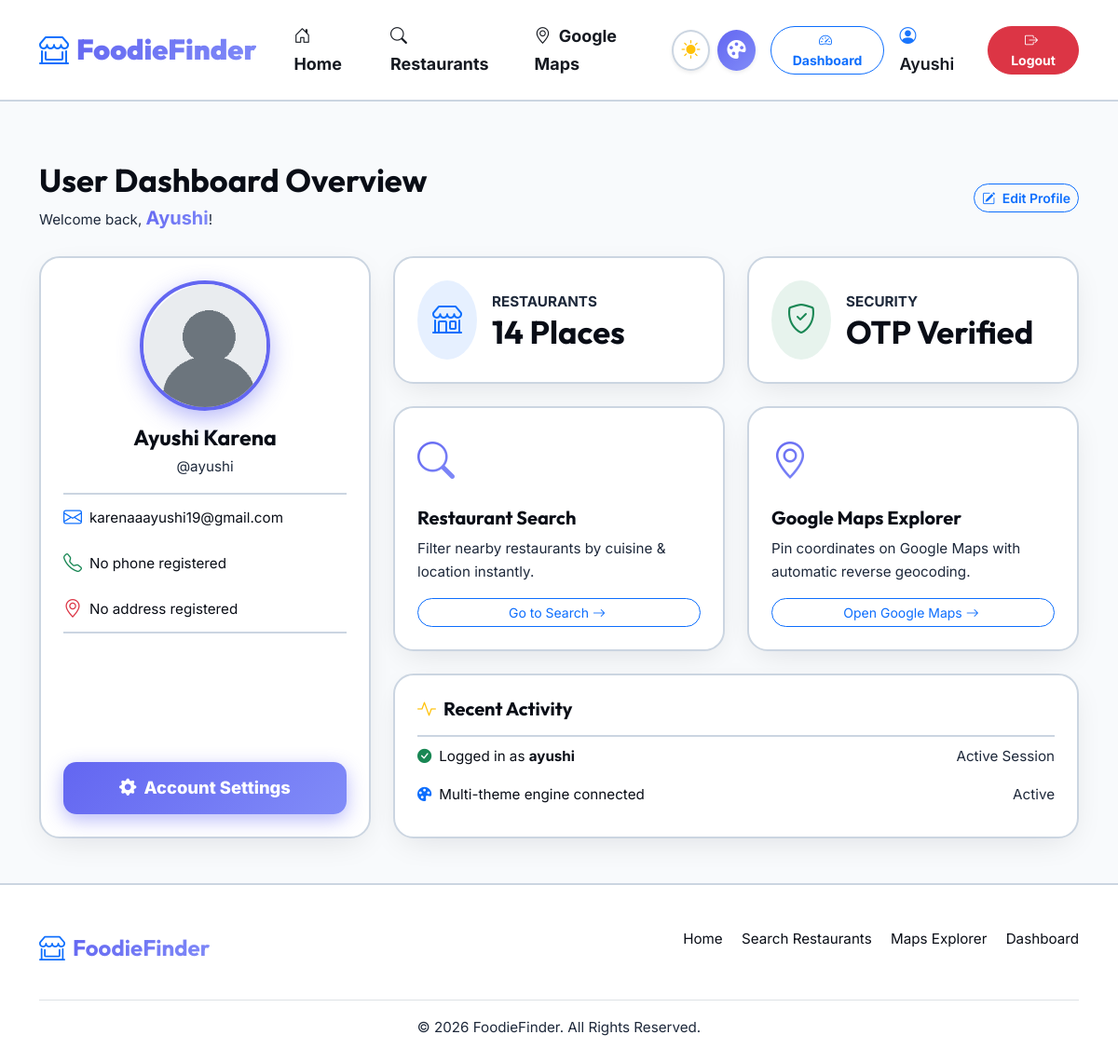
The page /dashboard/ (signed in) on the database its author committed.
### restaurants/models.py (models this page shows, shortened)
class UserProfile(models.Model):
    user = models.OneToOneField(User, on_delete=models.CASCADE, related_name='profile')
    phone = models.CharField(max_length=15, blank=True, default='')
    address = models.TextField(blank=True, default='')
    profile_picture = models.ImageField(upload_to='profile_pics/', default='profile_pics/default_profile.png', blank=True, null=True)

### restaurants/views.py (the view)
# urls.py: path('dashboard/', views.dashboard_view, name='dashboard'),
@login_required
def dashboard_view(request):
    user_profile, created = UserProfile.objects.get_or_create(user=request.user)
    total_restaurants = Restaurant.objects.count()
    context = {
        'user_profile': user_profile,
        'total_restaurants': total_restaurants,
    }
    return render(request, 'dashboard.html', context)

### templates/dashboard.html (shortened to what this page needs)
{% extends 'base.html' %}
{% load static %}
{% block content %}
<section class="container my-5 animate-fade-in">
    <div class="d-flex flex-column flex-md-row justify-content-between align-items-md-center mb-4 gap-3">
        <div>
            <h1 class="h2 fw-bold mb-1">User Dashboard Overview</h1>
            <p class="small text-muted mb-0">Welcome back, <strong class="gradient-text fs-5">{{ user.first_name|default:user.username }}</strong>!</p>
        </div>
        <a href="{% url 'profile' %}" class="btn btn-outline-primary rounded-pill btn-sm fw-semibold">
            <i class="bi bi-pencil-square me-1"></i> Edit Profile
        </a>
    </div>
    <div class="row g-4">
        <div class="col-lg-4">
            <div class="card custom-card p-4 text-center h-100">
                <div class="profile-avatar-container">
                    {% if user_profile.profile_picture %}
                        <img src="{{ user_profile.profile_picture.url }}" alt="User Profile Picture" class="profile-avatar">
                    {% else %}
                        <img src="{% static 'images/default_profile.png' %}" alt="Default Avatar" class="profile-avatar">
                    {% endif %}
                </div>
                <h2 class="h4 fw-bold mb-1">{{ user.get_full_name|default:user.username }}</h2>
                <p class="small text-muted mb-3">@{{ user.username }}</p>
                <ul class="list-group list-group-flush text-start small mb-4">
                    <li class="list-group-item bg-transparent px-0 border-0 d-flex align-items-center">
                        <i class="bi bi-envelope text-primary me-2 fs-5"></i>
                        <span>{{ user.email|default:"No email registered" }}</span>
                    </li>
                    <li class="list-group-item bg-transparent px-0 border-0 d-flex align-items-center">
                        <i class="bi bi-telephone text-success me-2 fs-5"></i>
                        <span>{{ user_profile.phone|default:"No phone registered" }}</span>
                    </li>
                    <li class="list-group-item bg-transparent px-0 border-0 d-flex align-items-center">
                        <i class="bi bi-geo-alt text-danger me-2 fs-5"></i>
                        <span>{{ user_profile.address|default:"No address registered" }}</span>
                    </li>
                </ul>
                <a href="{% url 'profile' %}" class="btn btn-primary-gradient w-100 mt-auto">
                    <i class="bi bi-gear-fill me-1"></i> Account Settings
                </a>
            </div>
        </div>
        <div class="col-lg-8">
            <div class="row g-4">
                <div class="col-md-6">
                    <div class="card custom-card p-4">
                        <div class="d-flex align-items-center">
                            <div class="p-3 rounded-circle bg-primary bg-opacity-10 text-primary me-3">
                                <i class="bi bi-shop fs-2"></i>
                            </div>
                            <div>
                                <span class="small text-muted fw-bold d-block text-uppercase">RESTAURANTS</span>
                                <h3 class="h2 fw-bold mb-0">{{ total_restaurants }} Places</h3>
                            </div>
                        </div>
                    </div>
                </div>
                <div class="col-md-6">
                    <div class="card custom-card p-4">
                        <div class="d-flex align-items-center">
                            <div class="p-3 rounded-circle bg-success bg-opacity-10 text-success me-3">
                                <i class="bi bi-shield-check fs-2"></i>
                            </div>
                            <div>
                                <span class="small text-muted fw-bold d-block text-uppercase">SECURITY</span>
                                <h3 class="h2 fw-bold mb-0">OTP Verified</h3>
                            </div>
                        </div>
                    </div>
                </div>
                <div class="col-md-6">
                    <div class="card custom-card h-100 p-4">
                        <div class="text-primary mb-3">
                            <i class="bi bi-search fs-1 gradient-text"></i>
                        </div>
                        <h3 class="h5 fw-bold">Restaurant Search</h3>
                        <p class="small text-muted">Filter nearby restaurants by cuisine & location instantly.</p>
                        <a href="{% url 'restaurant_search' %}" class="btn btn-outline-primary btn-sm rounded-pill mt-auto">
                            Go to Search <i class="bi bi-arrow-right me-1"></i>
                        </a>
                    </div>
                </div>
                <div class="col-md-6">
                    <div class="card custom-card h-100 p-4">
                        <div class="text-danger mb-3">
                            <i class="bi bi-geo-alt fs-1 gradient-text"></i>
                        </div>
                        <h3 class="h5 fw-bold">Google Maps Explorer</h3>
                        <p class="small text-muted">Pin coordinates on Google Maps with automatic reverse geocoding.</p>
                        <a href="{% url 'map' %}" class="btn btn-outline-primary btn-sm rounded-pill mt-auto">
                            Open Google Maps <i class="bi bi-arrow-right me-1"></i>
                        </a>
                    </div>
                </div>
                <div class="col-12">
                    <div class="card custom-card p-4">
                        <h3 class="h5 fw-bold mb-3"><i class="bi bi-activity text-warning me-2"></i>Recent Activity</h3>
                        <ul class="list-group list-group-flush small bg-transparent">
                            <li class="list-group-item bg-transparent border-0 d-flex justify-content-between align-items-center px-0">
                                <span><i class="bi bi-check-circle-fill text-success me-2"></i>Logged in as <strong>{{ user.username }}</strong></span>
                                <span class="text-muted">Active Session</span>
                            </li>
                            <li class="list-group-item bg-transparent border-0 d-flex justify-content-between align-items-center px-0">
                                <span><i class="bi bi-palette-fill text-primary me-2"></i>Multi-theme engine connected</span>
                                <span class="text-muted">Active</span>
                            </li>
                        </ul>
                    </div>
                </div>
            </div>
        </div>
    </div>
</section>
{% endblock %}

### templates/base.html (shortened to what this page needs)
{% load static %}
<!DOCTYPE html>
<html lang="en" data-theme="light">
<head>
    <link href="https://cdn.jsdelivr.net/npm/bootstrap@5.3.0/dist/css/bootstrap.min.css" rel="stylesheet">
    <link rel="stylesheet" href="https://cdn.jsdelivr.net/npm/bootstrap-icons@1.10.5/font/bootstrap-icons.css">
    <link rel="stylesheet" href="{% static 'css/style.css' %}">
</head>
<body>
    {% include 'navbar.html' %}
    <main id="main-content">
        {% block content %}
        {% endblock %}
    </main>
    {% include 'footer.html' %}
</body>
</html>

### templates/navbar.html (shortened to what this page needs)
<header class="sticky-top">
    <nav class="navbar navbar-expand-lg navbar-custom py-3" aria-label="Main Navigation">
        <div class="container">
            <a class="navbar-brand d-flex align-items-center me-4" href="{% url 'home' %}">
                <i class="bi bi-shop-window text-primary me-2 fs-2"></i>
                <span class="gradient-text">FoodieFinder</span>
            </a>
            <div class="collapse navbar-collapse" id="navbarMain">
                <ul class="navbar-nav me-auto mb-2 mb-lg-0 fw-semibold">
                    <li class="nav-item">
                        <a class="nav-link px-3" href="{% url 'home' %}"><i class="bi bi-house-door me-1"></i> Home</a>
                    </li>
                    <li class="nav-item">
                        <a class="nav-link px-3" href="{% url 'restaurant_search' %}"><i class="bi bi-search me-1"></i> Restaurants</a>
                    </li>
                    <li class="nav-item">
                        <a class="nav-link px-3" href="{% url 'map' %}"><i class="bi bi-geo-alt me-1"></i> Google Maps</a>
                    </li>
                </ul>
                <div class="d-flex align-items-center gap-2">
                    <button id="bg-toggle-btn" class="btn btn-bg-toggle shadow-sm" type="button" title="Toggle Light / Black Background">
                        <i id="bg-mode-icon" class="bi bi-sun-fill text-warning fs-5"></i>
                    </button>
                    <button id="palette-toggle-btn" class="btn btn-palette-toggle shadow-sm" type="button" title="Cycle Color Theme Accents">
                        <i id="palette-btn-icon" class="bi bi-palette-fill fs-5"></i>
                    </button>
                    {% if user.is_authenticated %}
                        <a class="btn btn-sm btn-outline-primary rounded-pill px-3 fw-bold ms-2" href="{% url 'dashboard' %}">
                            <i class="bi bi-speedometer2 me-1"></i> Dashboard
                        </a>
                        <a class="nav-link fw-semibold px-2" href="{% url 'profile' %}">
                            <i class="bi bi-person-circle me-1 text-primary"></i> {{ user.first_name|default:user.username }}
                        </a>
                        <a class="btn btn-danger btn-sm rounded-pill px-3 fw-bold" href="{% url 'logout' %}">
                            <i class="bi bi-box-arrow-right me-1"></i> Logout
                        </a>
                    {% else %}
                        <a class="nav-link fw-semibold ms-2" href="{% url 'login' %}">Log In</a>
                        <a class="btn btn-primary-gradient btn-sm rounded-pill px-4" href="{% url 'register' %}">
                            <i class="bi bi-person-plus me-1"></i> Get Started
                        </a>
                    {% endif %}
                </div>
            </div>
        </div>
    </nav>
</header>

### templates/footer.html
<footer class="custom-footer mt-auto">
    <div class="container">
        <div class="row g-4 mb-4">
            <div class="col-lg-6">
                <a class="navbar-brand d-flex align-items-center mb-2" href="{% url 'home' %}">
                    <i class="bi bi-shop-window text-primary me-2 fs-3"></i>
                    <span class="gradient-text fs-4 fw-bold">FoodieFinder</span>
                </a>
            </div>
            <div class="col-lg-6 text-lg-end">
                <ul class="list-inline mb-0 small">
                    <li class="list-inline-item me-3"><a href="{% url 'home' %}" class="text-decoration-none text-reset">Home</a></li>
                    <li class="list-inline-item me-3"><a href="{% url 'restaurant_search' %}" class="text-decoration-none text-reset">Search Restaurants</a></li>
                    <li class="list-inline-item me-3"><a href="{% url 'map' %}" class="text-decoration-none text-reset">Maps Explorer</a></li>
                    {% if user.is_authenticated %}
                        <li class="list-inline-item"><a href="{% url 'dashboard' %}" class="text-decoration-none text-reset">Dashboard</a></li>
                    {% else %}
                        <li class="list-inline-item"><a href="{% url 'login' %}" class="text-decoration-none text-reset">Login</a></li>
                    {% endif %}
                </ul>
            </div>
        </div>
        <div class="pt-3 border-top text-center small">
            <p class="mb-0 text-muted">&copy; 2026 FoodieFinder. All Rights Reserved.</p>
        </div>
    </div>
</footer>

### rows shown on the page
UserProfile: profile_picture (placeholder picture), phone "No phone registered", address "No address registered"

### other values the page prints
{{ user.first_name|default:user.username }} "Ayushi"
{{ user.get_full_name|default:user.username }} "Ayushi Karena"
{{ user.username }} "ayushi"
{{ user.email|default:"No email registered" }} "karenaaayushi19@gmail.com"
{{ total_restaurants }} "14"
